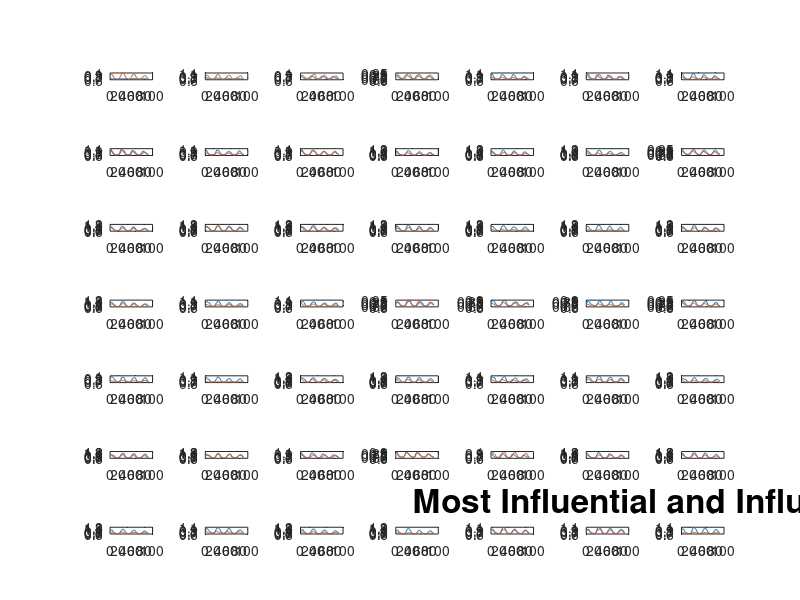

Reproduce this figure in MATLAB.
f = load( 'Jan_data.mat' );
d = f.base_data;
load( 'AFGC_base_data.mat' );
% Find list of indices of strong influencers. These are the cells that
% have high values of F.. We look at columns because the column
% index indicates the index of the cells that do the influencing.
idx = find( mean(FList,1) > 1.1 );
% There are 52 influencers, but it is easy to show 49 in a square,
% so lets ignore the final 3.
figure( 'Color', 'white' );
for i = 1 : 49, influencerIdx = idx(i); 
    [~, influencedIdx] = max( FList(:,influencerIdx) ); 
    subplot( 7, 7, i ); 
    plot( 1:90, d(:, [influencerIdx,influencedIdx] ) ); 
end; 

% xlabel('Time');
% ylabel('');
title('Most Influential and Influenced Cells', 'Fontsize', 24);
% set(gca, 'Fontsize', 20);